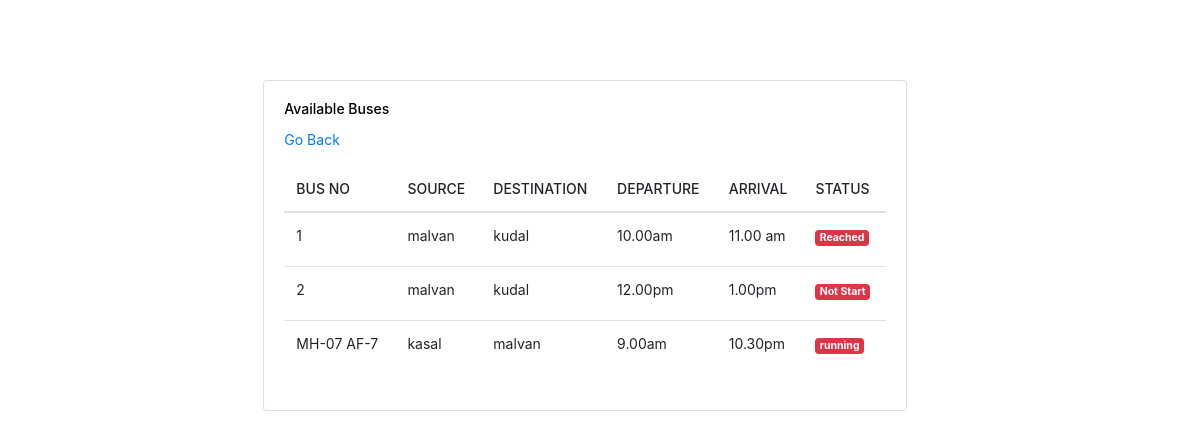
The page /admin/view_bus.php (signed in) on the database its author committed.
### tables this page shows
CREATE TABLE `bus` (
  `no` varchar(25) NOT NULL,
  `source` varchar(10) NOT NULL,
  `dest` varchar(10) NOT NULL,
  `depart_time` varchar(10) NOT NULL,
  `arr_time` varchar(10) NOT NULL,
  `status` varchar(10) NOT NULL
);

### admin/view_bus.php (the view, shortened to what this page needs)
<?php
require('../includes/dbconnection.php');
?>
<!DOCTYPE html>
<html>
<head>
	 <link href='https://unpkg.com/boxicons@2.0.7/css/boxicons.min.css' rel='stylesheet'>
	<link rel="stylesheet" type="text/css" href="https://maxcdn.bootstrapcdn.com/bootstrap/4.0.0/css/bootstrap.min.css">
</head>
<body>
<div class="page-content page-container" id="page-content">
    <div class="padding">
        <div class="row container d-flex justify-content-center">
<div class="col-lg-8 grid-margin stretch-card">
              <div class="card">
                <div class="card-body">
                  <h4 class="card-title">Available Buses</h4>
                  <p class="card-description">
                  <a href="home.php"> Go Back</a>
                  </p>
                  <div class="table-responsive">
                    <table class="table">
                      <thead>
                        <tr>
                        	<th>Bus No</th>
                          <th>Source</th>
                          <th>Destination</th>
                          <th>Departure</th>
                          <th>Arrival</th>
                          <th>Status</th>
                        </tr>
                      </thead>
                      <tbody>
                      		<?php
	$sql="select * from bus";
	$result=mysqli_query($con,$sql);
	while($row=mysqli_fetch_array($result)){
	?>
                        <tr>
                          <td><?php echo $row['no'];?></td>
                          <td><?php echo $row['source'];?></td>
                          <td><?php echo $row['dest'];?></td>
                          <td><?php echo $row['depart_time'];?></td>
                          <td><?php echo $row['arr_time'];?></td>
                          <td><label class="badge badge-danger"><?php echo $row['status'];?></label></td>
                        </tr>
                      <?php
                  }?>
                      </tbody>
                    </table>
                  </div>
                </div>
              </div>
            </div>
            </div>
              </div>
            </div>
</body>
</html>

### admin/view_bus.php (style rules this page uses)
body { background-color: #f9f9fa }
.padding { padding: 5rem }
.card { box-shadow: none; -webkit-box-shadow: none; -moz-box-shadow: none; -ms-box-shadow: none }
.card { position: relative; display: flex; flex-direction: column; min-width: 0; word-wrap: break-word; background-color: #fff; background-clip: border-box; border: 1px solid #d2d2dc; border-radius: 0 }
.card .card-title { color: #000000; margin-bottom: 0.625rem; text-transform: capitalize; font-size: 0.875rem; font-weight: 500; }
.card .card-description { margin-bottom: .875rem; font-weight: 400; color: #76838f; }
p { font-size: 0.875rem; margin-bottom: .5rem; line-height: 1.5rem; }
.table-responsive { display: block; width: 100%; overflow-x: auto; -webkit-overflow-scrolling: touch; -ms-overflow-style: -ms-autohiding-scrollbar; }
.table, .jsgrid .jsgrid-table { width: 100%; max-width: 100%; margin-bottom: 1rem; background-color: transparent; }
.table thead th, .jsgrid .jsgrid-table thead th { border-top: 0; border-bottom-width: 1px; font-weight: 500; font-size: .875rem; text-transform: uppercase; }
.table td, .jsgrid .jsgrid-table td { font-size: 0.875rem; padding: .875rem 0.9375rem; }
.badge { border-radius: 0; font-size: 12px; line-height: 1; padding: .375rem .5625rem; font-weight: normal; }

### rows shown on the page
bus: no "1", source "malvan", dest "kudal", depart_time "10.00am", arr_time "11.00 am", status "Reached"
bus: no "2", source "malvan", dest "kudal", depart_time "12.00pm", arr_time "1.00pm", status "Not Start"
bus: no "MH-07 AF-7", source "kasal", dest "malvan", depart_time "9.00am", arr_time "10.30pm", status "running"
